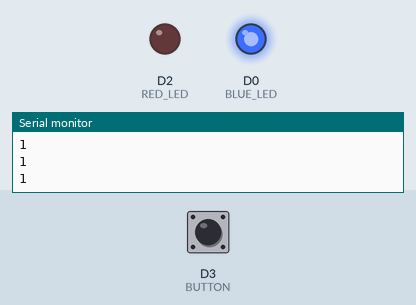
This sketch was run on a simulated ESP8266 (NodeMCU). Shown: output pins drawn as LEDs (lit = HIGH), the last lines printed to the serial monitor. The test bench sets the inputs (shaded band); at power-on: D3 (BUTTON) HIGH. WiFi joins after 1.5 s; servers stay silent unless stated; the Firebase database answers and starts empty.

Above: at 2.8 s.
2.9 s: D3 (BUTTON) pulled LOW for 1 s
At 3.66 s:
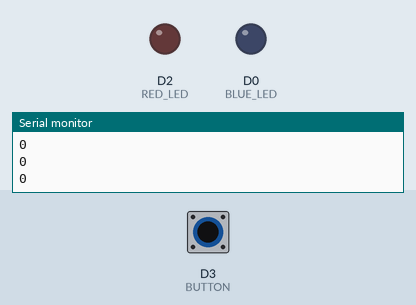
5.9 s: D3 (BUTTON) pulled LOW for 3.2 s
At 9.9 s:
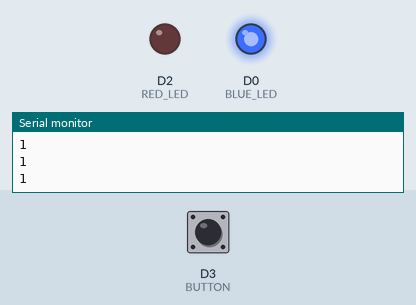
Timing chart, 0 to 11.4 s (numbered marks = the images above; inputs shaded):
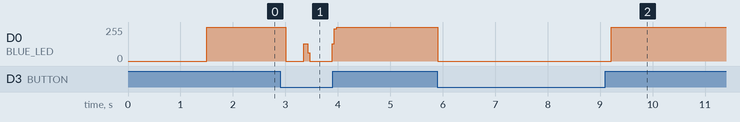

Measured:
- after the input at 2.9 s, D0 (BLUE_LED): 255/255 → 0/255 after 0.11 s, → 130/255 0.34 s later, → 0/255 0.08 s later, → 255/255 0.47 s later
- after the input at 5.9 s, D0 (BLUE_LED): 255/255 → 0/255 at once, → 255/255 3.3 s later

The sketch:

yha-iot-fb-rgbled-btn.ino
```cpp
#include <ESP8266WiFi.h>
#include <FirebaseArduino.h>
#define FIREBASE_HOST "YOUR_FIREBASE_PROJECT.firebaseio.com"
#define FIREBASE_AUTH "YOUR FIREBASE AUTHORIZATION KEY"
#define WIFI_SSID "YOUR_SSID"
#define WIFI_PASSWORD "YOUR_PASSWORD"
#define RED_LED D2
#define BLUE_LED D0
#define BUTTON D3

void setup()
{
  Serial.begin(9600);
  setupWiFi();

  pinMode(RED_LED, OUTPUT);
  pinMode(BLUE_LED, OUTPUT);
  digitalWrite(RED_LED, LOW);
  digitalWrite(BLUE_LED, HIGH);

  Firebase.begin(FIREBASE_HOST, FIREBASE_AUTH);
  Firebase.setString("share/colorState", "red");
  if(Firebase.success()){
    Serial.print("Firebase write success!");
  } else {
    Serial.print("Firebase write failed!");
    Serial.println("");
    Serial.print(Firebase.error());
  }
  Serial.println("");
}

int timePassed (int time) {
  int diff = 0;
  if (millis() <= time) {
    diff = (69666 - time) + millis();
  } else {
    diff = millis() - time;
  }
  return diff;
}

int checkFirebaseTime = 0;
String colorState = "red";
void loop()
{
  if(!digitalRead(BUTTON)){
     toggleLED();
     if(colorState == "red") colorState = "purple";
     else colorState = "red";
    }
  if (timePassed (checkFirebaseTime) >= 100) {
    Serial.println(digitalRead(BUTTON));
    String fbColorState = Firebase.getString("share/colorState");
    if(fbColorState != colorState){
       colorState = fbColorState;
       toggleLED();
      }
    checkFirebaseTime = millis();
  }
}

void toggleLED(){
  digitalWrite(BLUE_LED,!digitalRead(BLUE_LED));
}

void setupWiFi()
{
  WiFi.mode(WIFI_STA);
  WiFi.begin(WIFI_SSID, WIFI_PASSWORD);
  Serial.print("connecting");
  while (WiFi.status() != WL_CONNECTED) {
    Serial.print(".");
    delay(500);
  }
  Serial.println();
  Serial.print("Connected to ");
  Serial.println(WiFi.SSID());
  Serial.println();
}
```
